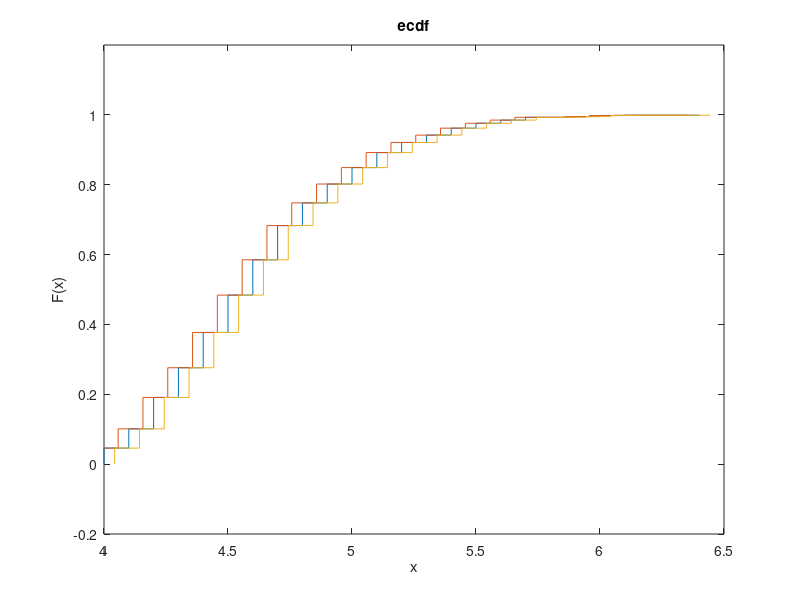
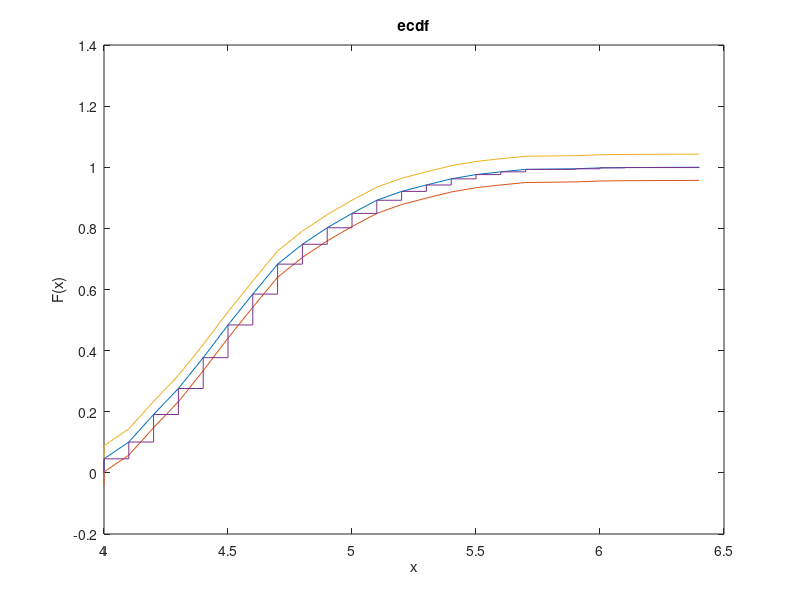

MATLAB code for these plots, in order:
% Problem 3a

% importing data
import = importdata("fiji.txt");

% get magnitudes
mag = import(:,5);

% +/- term
diff = sqrt((1/2000) * log(2/0.05));

% plot ecdf
[f,x] = ecdf(mag);
figure
ecdf(mag)
hold on
ecdf(mag - diff)
ecdf(mag + diff)
xlim([4 6.5])
ylim([-0.2 1.2])
hold off

% Problem 3b
figure
plot(x,f)
hold on
plot(x, f - diff)
plot(x, f + diff)
ecdf(mag)
hold off
